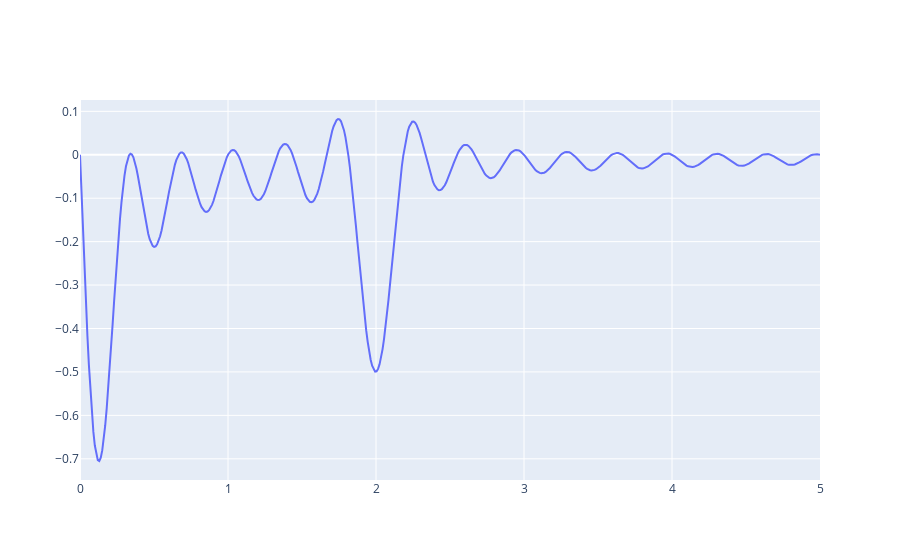

Notebook source saved alongside this figure:
### Markdown cell above
$$\hat{g}(f)=\int_{0}^{t_m}g(t)e^{-2\pi ft	\text{i}}\text{d}t

### Code cell
fm=5
num=500
F=np.linspace(0,fm,num)#质心的y坐标
fig=go.Figure()
CMy=[get_center(f,F[i])[1] for i in range(num)]#虚频曲线

fig.add_trace(go.Scatter(x=F,y=CMy))

### Figure 1 — Plotly figure (JSON) as saved in the notebook; plotly's stock layout.template omitted (floating-point values rounded to 4 significant figures; data arrays with more than 128 entries replaced by an {"elided": "..."} marker saying what was removed)
{"data": [{"type": "scatter", "x": {"elided": "500 float values"}, "y": {"elided": "500 float values"}}], "layout": {}}
